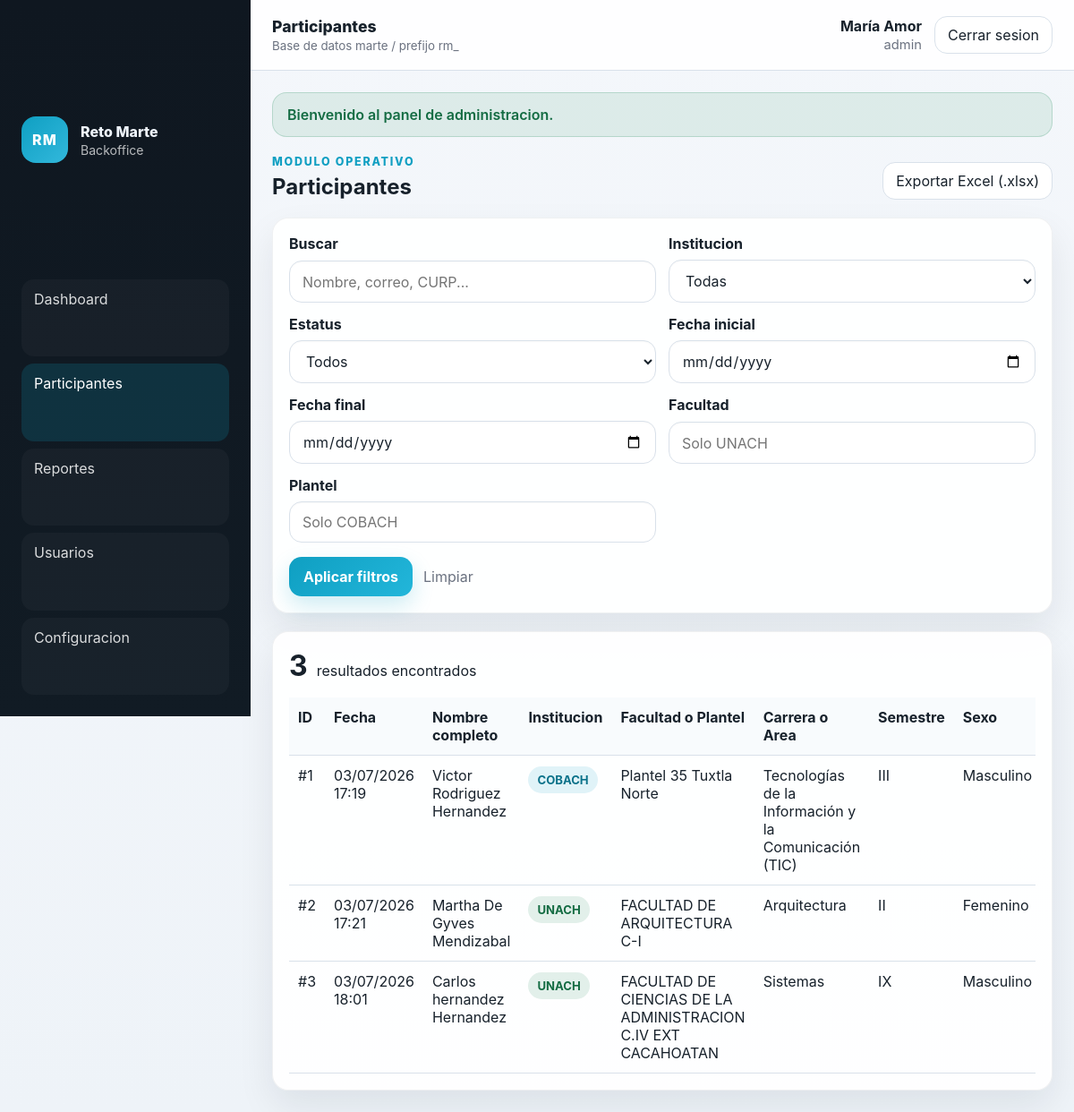
Screenshot of /admin/index.php?route=participants&sort=id&dir=ASC (signed in) with the database file from the repository.
### tables this page shows
CREATE TABLE `rm_participants` (
  `rm_participant_id` bigint(20) UNSIGNED NOT NULL,
  `institution` enum('unach','cobach') NOT NULL,
  `first_name` varchar(120) NOT NULL,
  `last_name_paternal` varchar(120) NOT NULL,
  `last_name_maternal` varchar(120) NOT NULL,
  `birthdate` date NOT NULL,
  `age` tinyint(3) UNSIGNED NOT NULL,
  `gender` varchar(30) NOT NULL,
  `curp` varchar(18) NOT NULL,
  `email` varchar(190) NOT NULL,
  `phone` varchar(30) NOT NULL,
  `state_name` varchar(120) NOT NULL,
  `city_name` varchar(120) NOT NULL,
  `semester` varchar(8) NOT NULL,
  `unach_unit` varchar(255) DEFAULT NULL,
  `unach_major` varchar(180) DEFAULT NULL,
  `cobach_campus` varchar(180) DEFAULT NULL,
  `cobach_area` varchar(180) DEFAULT NULL,
  `responsiva_file_path` varchar(255) DEFAULT NULL,
  `certificado_file_path` varchar(255) DEFAULT NULL,
  `created_at` timestamp NOT NULL DEFAULT current_timestamp(),
  `updated_at` timestamp NOT NULL DEFAULT current_timestamp() ON UPDATE current_timestamp()
);

### admin/app/helpers.php (called while the page is built, shortened)
<?php
function admin_h(?string $value): string
{
    return htmlspecialchars((string)$value, ENT_QUOTES, 'UTF-8');
}
function admin_url(string $route, array $params = []): string
{
    $query = array_merge(['route' => $route], $params);
    return 'index.php?' . http_build_query($query);
}
function admin_render(string $view, array $data = []): void
{
    extract($data, EXTR_SKIP);
    $viewFile = RM_VIEWS_PATH . '/' . $view . '.php';
    include $viewFile;
}
function admin_format_date(?string $value): string
{
    $timestamp = strtotime($value);
    return $timestamp ? date('d/m/Y H:i', $timestamp) : $value;
}

### admin/app/controllers/BackofficeController.php (called while the page is built, shortened)
<?php
class BackofficeController
{
    public function participants(): void
    {
        $filters = [
            'q' => trim((string) ($_GET['q'] ?? '')),
            'institution' => trim((string) ($_GET['institution'] ?? '')),
            'status' => trim((string) ($_GET['status'] ?? '')),
            'date_from' => trim((string) ($_GET['date_from'] ?? '')),
            'date_to' => trim((string) ($_GET['date_to'] ?? '')),
            'faculty' => trim((string) ($_GET['faculty'] ?? '')),
            'plantel' => trim((string) ($_GET['plantel'] ?? '')),
        ];
        $page = max(1, (int) ($_GET['page'] ?? 1));
        $sort = trim((string) ($_GET['sort'] ?? 'date'));
        $dir = strtoupper((string) ($_GET['dir'] ?? 'DESC'));
        $result = $this->model->listParticipants($filters, $page, 15, $sort, $dir);
        admin_render('participants/index', [
            'pageTitle' => 'Participantes',
            'route' => 'participants',
            'filters' => $filters,
            'rows' => $result['rows'],
            'total' => $result['total'],
            'pages' => $result['pages'],
            'page' => $page,
            'sort' => $sort,
            'dir' => $dir,
            'currentUser' => admin_current_user(),
        ]);
    }
}

### admin/index.php (called while the page is built, shortened)
<?php
$pdo = rm_get_pdo();
$model = new BackofficeModel($pdo);
$authController = new AuthController($model);
$backofficeController = new BackofficeController($model);
$route = $_GET['route'] ?? (admin_is_logged_in() ? 'dashboard' : 'login');
$routes = [
	'login' => [$authController, 'showLogin'],
	'authenticate' => [$authController, 'login'],
	'logout' => [$authController, 'logout'],
	'dashboard' => [$backofficeController, 'dashboard'],
	'participants' => [$backofficeController, 'participants'],
	'participant_show' => [$backofficeController, 'participantShow'],
	'reports' => [$backofficeController, 'reports'],
	'export' => [$backofficeController, 'export'],
	'users' => [$backofficeController, 'users'],
	'settings' => [$backofficeController, 'settings'],
	'not_found' => [$backofficeController, 'notFound'],
];
$action = $routes[$route] ?? $routes['not_found'];
call_user_func($action, $route);

### admin/app/models/BackofficeModel.php (called while the page is built, shortened)
<?php
class BackofficeModel
{
    public function currentStatusJoinSql(): string
    {
        return "LEFT JOIN (
            SELECT o1.*
            FROM rm_observaciones o1
            INNER JOIN (
                SELECT participant_id, MAX(rm_observation_id) AS latest_id
                FROM rm_observaciones
                GROUP BY participant_id
            ) latest ON latest.latest_id = o1.rm_observation_id
        ) obs ON obs.participant_id = p.rm_participant_id";
    }
    private function buildParticipantWhereSql(array $filters): string
    {
        $where = [];
        return $where ? ' WHERE ' . implode(' AND ', $where) : '';
    }
    public function listParticipants(array $filters, int $page, int $perPage, string $sort, string $dir): array
    {
        $statusJoin = $this->currentStatusJoinSql();
        $baseSql = "FROM rm_participants p {$statusJoin}";
        $allowedSort = [
            'id' => 'p.rm_participant_id',
            'date' => 'p.created_at',
            'name' => 'full_name',
            'institution' => 'p.institution',
            'place' => 'location_label',
            'program' => 'program_label',
            'semester' => 'p.semester',
            'gender' => 'p.gender',
            'email' => 'p.email',
            'phone' => 'p.phone',
            'status' => 'current_status',
        ];
        $sortColumn = $allowedSort[$sort] ?? $allowedSort['date'];
        $direction = strtoupper($dir) === 'ASC' ? 'ASC' : 'DESC';
        $whereSql = $this->buildParticipantWhereSql($filters);
        $total = (int) $this->pdo->query('SELECT COUNT(*) ' . $baseSql . $whereSql)->fetchColumn();
        $offset = max(0, ($page - 1) * $perPage);
        $sql = "SELECT
            p.rm_participant_id AS id,
            p.created_at,
            CONCAT_WS(' ', p.first_name, p.last_name_paternal, p.last_name_maternal) AS full_name,
            p.institution,
            CASE WHEN p.institution = 'unach' THEN p.unach_unit ELSE p.cobach_campus END AS location_label,
            CASE WHEN p.institution = 'unach' THEN p.unach_major ELSE p.cobach_area END AS program_label,
            p.semester,
            p.gender,
            p.state_name,
            p.city_name,
            p.email,
            p.phone,
            COALESCE(obs.status, 'Pendiente') AS current_status,
            COALESCE(obs.observations, '') AS current_observations
            {$baseSql}{$whereSql}
            ORDER BY {$sortColumn} {$direction}
            LIMIT {$perPage} OFFSET {$offset}";
        $stmt = $this->pdo->query($sql);
        return [
            'rows' => $stmt ? $stmt->fetchAll() : [],
            'total' => $total,
            'pages' => max(1, (int) ceil($total / $perPage)),
        ];
    }
}

### admin/app/views/participants/index.php (the view, shortened to what this page needs)
<?php
$queryBase = array_filter($filters ?? [], static fn($value) => $value !== '' && $value !== null);
$sortToggle = static function (string $column) use ($sort, $dir, $queryBase): string {
    $nextDir = ($sort === $column && strtoupper($dir) === 'ASC') ? 'DESC' : 'ASC';
    return admin_url('participants', array_merge($queryBase, ['sort' => $column, 'dir' => $nextDir]));
};
?>
<section class="page-head">
  <div>
    <p class="eyebrow">Modulo operativo</p>
    <h1>Participantes</h1>
  </div>
  <div class="page-actions">
    <a class="secondary-link" href="<?= admin_url('export', $queryBase) ?>">Exportar Excel (.xlsx)</a>
  </div>
</section>
<form class="filters-card" method="get" action="index.php">
  <div class="filters-grid">
    <label><span>Buscar</span><input type="search" name="q" value="<?= admin_h($filters['q'] ?? '') ?>" placeholder="Nombre, correo, CURP..." /></label>
    <label><span>Institucion</span>
      <select name="institution">
        <option value="">Todas</option>
      </select>
    </label>
    <label><span>Estatus</span>
      <select name="status">
        <option value="">Todos</option>
      </select>
    </label>
    <label><span>Fecha inicial</span><input type="date" name="date_from" value="<?= admin_h($filters['date_from'] ?? '') ?>" /></label>
    <label><span>Fecha final</span><input type="date" name="date_to" value="<?= admin_h($filters['date_to'] ?? '') ?>" /></label>
    <label><span>Facultad</span><input type="text" name="faculty" value="<?= admin_h($filters['faculty'] ?? '') ?>" placeholder="Solo UNACH" /></label>
    <label><span>Plantel</span><input type="text" name="plantel" value="<?= admin_h($filters['plantel'] ?? '') ?>" placeholder="Solo COBACH" /></label>
  </div>
  <div class="filters-actions">
    <button type="submit">Aplicar filtros</button>
    <a href="<?= admin_url('participants') ?>">Limpiar</a>
  </div>
</form>
<div class="table-card">
  <div class="table-meta">
    <strong><?= admin_h((string) $total) ?></strong>
    <span>resultados encontrados</span>
  </div>
  <div class="table-scroll">
    <table>
      <thead>
        <tr>
          <th><a href="<?= $sortToggle('id') ?>">ID</a></th>
          <th><a href="<?= $sortToggle('date') ?>">Fecha</a></th>
          <th><a href="<?= $sortToggle('name') ?>">Nombre completo</a></th>
          <th><a href="<?= $sortToggle('institution') ?>">Institucion</a></th>
          <th><a href="<?= $sortToggle('place') ?>">Facultad o Plantel</a></th>
          <th><a href="<?= $sortToggle('program') ?>">Carrera o Area</a></th>
          <th><a href="<?= $sortToggle('semester') ?>">Semestre</a></th>
          <th><a href="<?= $sortToggle('gender') ?>">Sexo</a></th>
        </tr>
      </thead>
      <tbody>
        <?php if (empty($rows)): ?>
          <tr><td colspan="13" class="empty-row">No hay registros con los filtros actuales.</td></tr>
        <?php else: ?>
          <?php foreach ($rows as $row): ?>
            <tr>
              <td><a href="<?= admin_url('participant_show', ['id' => $row['id']]) ?>">#<?= admin_h((string) $row['id']) ?></a></td>
              <td><?= admin_h(admin_format_date($row['created_at'])) ?></td>
              <td><?= admin_h($row['full_name']) ?></td>
              <td><span class="pill <?= admin_h($row['institution']) ?>"><?= admin_h(strtoupper($row['institution'])) ?></span></td>
              <td><?= admin_h($row['location_label'] ?: '-') ?></td>
              <td><?= admin_h($row['program_label'] ?: '-') ?></td>
              <td><?= admin_h($row['semester'] ?: '-') ?></td>
              <td><?= admin_h($row['gender'] ?: '-') ?></td>
            </tr>
          <?php endforeach; ?>
        <?php endif; ?>
      </tbody>
    </table>
  </div>
</div>

### admin/assets/admin.css (style rules this page uses)
:root { color-scheme: light; --bg: #eef2f6; --panel: #ffffff; --panel-soft: #f7f9fb; --text: #17212b; --muted: #6b7280; --line: #d9e1ea; --accent: #0f9fc2; --accent-dark: #0b728a; --success: #198754; --warning: #d97706; --danger: #dc3545; --shadow: 0 18px 40px rgba(15, 23, 42, 0.08); --radius: 18px; font-family: Inter, ui-sans-serif, system-ui, -apple-system, BlinkMacSystemFont, 'Segoe UI', sans-serif; }
* { box-sizing: border-box; }
html, body { margin: 0; min-height: 100%; background: linear-gradient(180deg, #f4f7fb 0%, #eef3f8 100%); color: var(--text); }
a { color: inherit; text-decoration: none; }
button, input, select, textarea { font: inherit; }
.auth-form label, .stack-form label, .filters-grid label, .followup-form label, .upload-form label { display: grid; gap: 8px; }
.auth-form input, .stack-form input, .stack-form select, .stack-form textarea, .filters-grid input, .filters-grid select, .followup-form select, .followup-form textarea, .upload-form input, .upload-form select { border: 1px solid var(--line); background: #fff; border-radius: 14px; padding: 12px 14px; color: var(--text); box-shadow: inset 0 1px 2px rgba(15,23,42,.03); }
.auth-form button, .stack-form button, .followup-form button, .upload-form button, .filters-actions button { border: 0; border-radius: 14px; padding: 12px 16px; background: linear-gradient(135deg, var(--accent) 0%, #22b6da 100%); color: #fff; font-weight: 700; cursor: pointer; box-shadow: 0 10px 24px rgba(15,159,194,.2); }
.admin-shell { min-height: 100vh; }
.logout-link, .secondary-link, .quick-links a, .pagination a { border: 1px solid var(--line); background: #fff; border-radius: 14px; padding: 10px 14px; display: inline-flex; align-items: center; justify-content: center; transition: .2s ease; }
.page-head { display: flex; align-items: end; justify-content: space-between; gap: 18px; }
.page-head h1 { margin: 6px 0 0; font-size: clamp(1.5rem, 2vw, 2.2rem); }
.eyebrow { margin: 0; text-transform: uppercase; letter-spacing: .14em; color: var(--accent); font-size: .78rem; font-weight: 800; }
.page-actions, .quick-links { display: flex; flex-wrap: wrap; gap: 10px; }
.stat-card, .panel-card, .detail-card, .table-card, .filters-card { background: rgba(255,255,255,.92); border: 1px solid rgba(15,23,42,.06); border-radius: var(--radius); box-shadow: var(--shadow); }
.filters-card { padding: 18px; display: grid; gap: 16px; }
.filters-grid { display: grid; grid-template-columns: repeat(4, minmax(0, 1fr)); gap: 14px; }
.filters-grid label span, .detail-list dt, .document-item strong { font-weight: 700; }
.filters-actions { display: flex; gap: 12px; align-items: center; }
.filters-actions a { color: var(--muted); }
.table-card { padding: 18px; display: grid; gap: 16px; }
.table-meta { display: flex; align-items: baseline; gap: 10px; }
.table-meta strong { font-size: 2rem; }
.table-scroll { overflow: auto; }
table { width: 100%; border-collapse: collapse; min-width: 1100px; }
th, td { padding: 12px 10px; text-align: left; border-bottom: 1px solid var(--line); vertical-align: top; }
th a { color: var(--text); }
thead th { position: sticky; top: 0; background: #f8fbfd; z-index: 1; }
.pill, .status-badge { display: inline-flex; align-items: center; border-radius: 999px; padding: 7px 10px; font-size: .82rem; font-weight: 700; }
.pill.unach, .status-validado { background: rgba(25,135,84,.12); color: #146c43; }
.pill.cobach { background: rgba(15,159,194,.12); color: var(--accent-dark); }
@media (max-width: 1300px) { .filters-grid { grid-template-columns: repeat(2, minmax(0, 1fr)); } }

### rows the page displays
rm_participants: rm_participant_id "1", created_at "03/07/2026 17:19", full_name "Victor Rodriguez Hernandez", institution "COBACH", location_label "Plantel 35 Tuxtla Norte", program_label "Tecnologías de la Información y la Comunicación (TIC)", semester "III", gender "Masculino"
rm_participants: rm_participant_id "2", created_at "03/07/2026 17:21", full_name "Martha De Gyves Mendizabal", institution "UNACH", location_label "FACULTAD DE ARQUITECTURA C-I", program_label "Arquitectura", semester "II", gender "Femenino"
rm_participants: rm_participant_id "3", created_at "03/07/2026 18:01", full_name "Carlos hernandez Hernandez", institution "UNACH", location_label "FACULTAD DE CIENCIAS DE LA ADMINISTRACION C.IV EXT CACAHOATAN", program_label "Sistemas", semester "IX", gender "Masculino"

### other values shown
admin_h($pageTitle ?? 'Panel') "Participantes"
admin_h($currentUser['full_name'] ?? 'Administrador') "María Amor"
admin_h($currentUser['role_name'] ?? 'admin') "admin"
admin_h($flash['message'] ?? '') "Bienvenido al panel de administracion."
admin_h((string) $total) "3"
